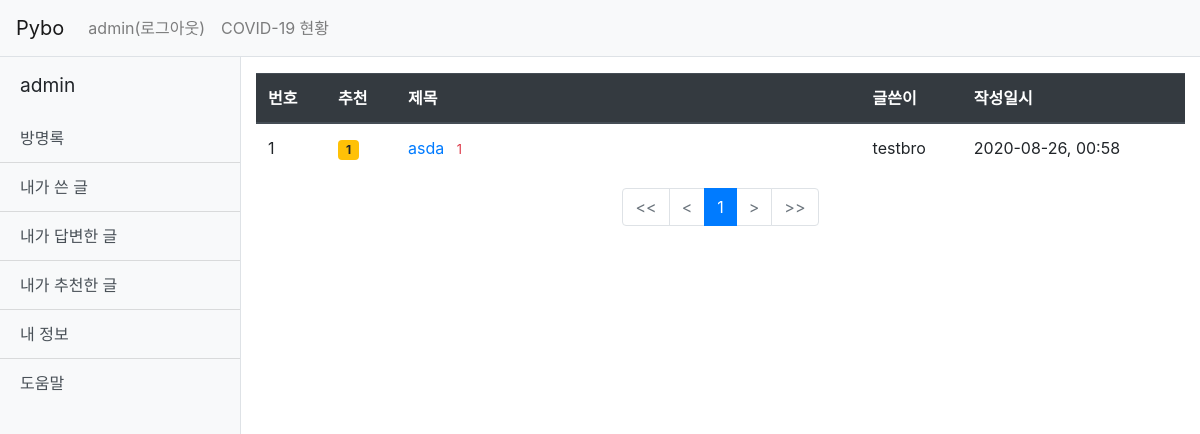
Page /pybo/voter/list/ (signed in) on the committed database.
### pybo/models.py (models this page shows, shortened)
class Question(models.Model):
    subject = models.CharField(max_length=200)
    content = models.TextField()
    create_date = models.DateTimeField()
    modify_date = models.DateTimeField(null=True, blank=True)
    author = models.ForeignKey(User, on_delete=models.CASCADE)
    voter = models.ManyToManyField(User, related_name='voter_question')

### pybo/views/person_views.py (the view)
# urls.py: path('voter/list/',person_views.my_voter,name='my_voter'),
@login_required(login_url='common:login')
def my_voter(request):
    page = request.GET.get('page', '1')
    question = Question.objects.filter(voter=request.user).order_by('-create_date')
    paginator = Paginator(question, 10)
    page_obj = paginator.get_page(page)
    context = {"voter_list": page_obj, 'page': page}
    return render(request, 'person/my_voter_list.html', context)

### pybo/templatetags/pybo_filter.py (called while the page is built)
@register.filter
def sub(value, arg):
    return value-arg

@register.filter
def datetime(time):
    return time.strftime('%Y-%m-%d, %H:%M')

### templates/person/my_voter_list.html (shortened to what this page needs)
{% extends 'base.html' %}
{% load pybo_filter %}
{% block content %}
<div class="container my-3">
    <table class="table">
        <thead class="thead-dark">
            <tr>
                <th scope="col">번호</th>
                <th scope="col">추천</th>
                <th scope="col" style="width:50%">제목</th>
                <th scope="col">글쓴이</th>
                <th scope="col">작성일시</th>
            </tr>
        </thead>
        <tbody>
            {% if voter_list %}
            {% for question in voter_list %}
                <tr>
                    <td>{{ voter_list.paginator.count|sub:voter_list.start_index|sub:forloop.counter0|add:1 }}</td>
                    <td>
                        {% if question.voter.all.count > 0 %}
                        <span class="badge badge-warning px-2 py-1">{{ question.voter.all.count }}</span>
                        {% endif %}
                    </td>
                    <td>
                        <a href="{% url 'pybo:person_detail' question.id %}">{{ question.subject }}</a>
                        {% if question.answer_set.count > 0 %}
                            <span class="text-danger small ml-2">{{ question.answer_set.count }}</span>
                        {% endif %}
                    </td>
                    <td>{{ question.author.username }}</td>
                    {% if question.modify_date != null %}
                        <td>{{ question.modify_date|datetime }}</td>
                    {% else %}
                        <td>{{ question.create_date|datetime }}</td>
                    {% endif %}
                </tr>
            {% endfor %}
            {% else %}
                <tr>
                    <td colspan="3">추천한 글이 없습니다.</td>
                </tr>
            {% endif %}
        </tbody>
    </table>
    <ul class="pagination justify-content-center">
        {% if voter_list.has_previous %}
        <li class="page-item">
            <a class="page-link" data-page="{{ 1 }}" href="#"> << </a>
        </li>
        <li class="page-item">
            <a class="page-link" data-page="{{ voter_list.previous_page_number }}" href="#"> < </a>
        </li>
        {% else %}
         <li class="page-item disabled">
            <a class="page-link"> << </a>
        </li>
        <li class="page-item disabled">
            <a class="page-link" tabindex="-1" aria-disabled="true" href="#"> < </a>
        </li>
        {% endif %}
        {% for page_number in voter_list.paginator.page_range %}
            {% if page_number >= voter_list.number|add:-5 and page_number <= voter_list.number|add:5 %}
            {% if page_number == voter_list.number %}
            <li class="page-item active" aria-current="page">
                <a class="page-link" data-page="{{ page_number }}" href="#">{{ page_number }}</a>
            </li>
            {% else %}
            <li class="page-item">
                <a class="page-link" data-page="{{ page_number }}"href="#" >{{ page_number }}</a>
            </li>
            {% endif %}
            {% endif %}
        {% endfor %}
        {% if voter_list.has_next %}
        <li class="page-item">
            <a class="page-link" data-page="{{ voter_list.next_page_number }}" href="#"> > </a>
        </li>
        <li class="page-item">
            <a class="page-link" data-page="{{ voter_list.paginator.count }}" href="#" > >> </a>
        </li>
        {% else %}
        <li class="page-item disabled">
            <a class="page-link" tabindex="-1" aria-disabled="true" href="#"> > </a>
        </li>
        <li class="page-item disabled">
            <a class="page-link"> >> </a>
        </li>
        {% endif %}
    </ul>
</div>
{% endblock %}

### templates/base.html (shortened to what this page needs)
<!DOCTYPE html>
{% load static %}
<html lang="ko">
<head>
    <link rel="stylesheet" type="text/css" href="{% static 'bootstrap.min.css' %}">
    <link rel="stylesheet" type="text/css" href="{% static 'style.css' %}">
    <link rel="stylesheet" type="text/css" href="{% static 'simple-sidebar.css' %}">
</head>
<body>
{% include 'navbar.html' %}
  <div class="d-flex" id="wrapper">
    <div class="bg-light border-right" id="sidebar-wrapper">
      <div class="sidebar-heading">{{ request.user.username }}</div>
      <div class="list-group list-group-flush">
        <a href="{% url 'common:visitor' %}" class="list-group-item list-group-item-action bg-light">방명록</a>
        <a href="{% url 'pybo:list' %}" class="list-group-item list-group-item-action bg-light">내가 쓴 글</a>
        <a href="{% url 'pybo:my_answer' %}" class="list-group-item list-group-item-action bg-light">내가 답변한 글</a>
        <a href="{% url 'pybo:my_voter' %}" class="list-group-item list-group-item-action bg-light">내가 추천한 글</a>
        <a href="{% url 'common:profile' %}" class="list-group-item list-group-item-action bg-light">내 정보</a>
        <a href="https://www.google.com" target="_blank" class="list-group-item list-group-item-action bg-light">도움말</a>
      </div>
    </div>
{% block content %}
{% endblock %}
    </div>
</body>
</html>

### templates/navbar.html (shortened to what this page needs)
<nav class="navbar navbar-expand-lg navbar-light bg-light border-bottom">
    <a class="navbar-brand" href="{% url 'pybo:index' %}">Pybo</a>
    <div class="collapse navbar-collapse flex-grow-0" id="navbarNav">
        <ul class="navbar-nav">
                {% if user.is_authenticated %}
                <li class="nav-item ">
                    <a class="nav-link" href="{% url 'common:logout' %}">{{ user.username }}(로그아웃)</a>
                {% else %}
                <li class="nav-item ">
                    <a class="nav-link" href="{% url 'common:login' %}">로그인</a>
                {% endif %}
                <li class="nav-item ">
                    <a class="nav-link" href="{% url 'common:covid' %}">COVID-19 현황</a>
            </li>
        </ul>
    </div>
</nav>

### static/simple-sidebar.css (style rules this page uses)
#wrapper { overflow-x: hidden; }
#sidebar-wrapper { min-height: 100vh; margin-left: -15rem; -webkit-transition: margin .25s ease-out; -moz-transition: margin .25s ease-out; -o-transition: margin .25s ease-out; transition: margin .25s ease-out; }
#sidebar-wrapper .sidebar-heading { padding: 0.875rem 1.25rem; font-size: 1.2rem; }
#sidebar-wrapper .list-group { width: 15rem; }
@media (min-width: 768px) { #sidebar-wrapper { margin-left: 0; } }

### rows in the picture
Question: paginator.count|sub "1", voter.all.count "1", subject "asda", answer_set.count "1", author.username "testbro", create_date "2020-08-26, 00:58"

### other values in the picture
{{ user.username }} "admin"
{{ request.user.username }} "admin"
{{ page_number }} "1"
